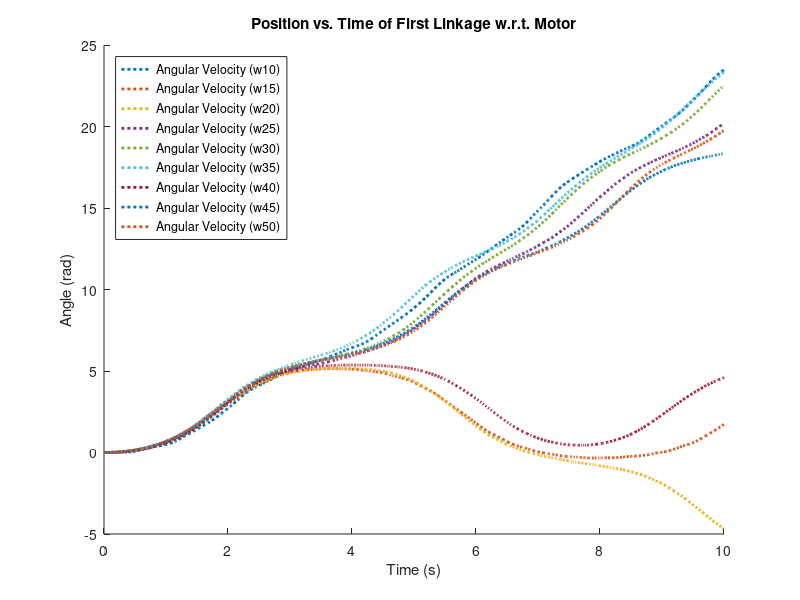

This figure's MATLAB source:
clc
clf

%function to derive position (alpha) wrt the center of the motor 
function dz = springfish(t, z, k, h, d, w, l0, M, I)
    %from hand calcs, theta is the angular velocity times time. . . with cw
    %it just moves the graph forward pi/2 radians
    theta = w * t;

    %defining first order state space, with angle being alpha and angular
    %velocity being alphadot
    alpha = z(1);
    alphadot = z(2);
    
    %just defining a lot of the numerators and denominators from my
    %hand-calcs
    denom = sqrt((h - d * sin(theta))^2 + (-d +d * cos(theta))^2);
    num = -k * (abs(h - d * sin(theta)) + abs(-d + d * cos(theta)) - l0);

    num1 = h - d * sin(theta);
    num2 = d +d * cos(theta);

    mult1 = d * (cos(theta) * cos(alpha) + sin(theta) * sin(alpha));
    mult2 = -d * (cos(theta) * sin(alpha) - sin(theta) * cos(alpha));
    
    %sets up second order state space (angular velocity, angular
    %acceleration)-written in terms of first order state space variables
    dz = [alphadot;
          (mult1 * num * num1 / denom + mult2 * num * num2 / denom) / I];
end

k = 100; %spring constant, can try different iterations in limit towards inf
h = 0.1; %height between the two linkages, rough order of magnitude of real-world
d = 0.2; %width of the first linkage
w = 10; %angular velocity in rad/s. Don't know if this is super accurate, provides good basis
l0 = h; %spring unstretched length, same as distance between the two. . .could try preloading, too (ie greater than or less than distance between)
M = 1; %moment wrt center of motor. . . need anecdotal data to inform this moment
I = 1; %moment of inertia wrt center of motor. . .need to gather this physically, too

hold on
for i=10:5:50
    w=i;
    f = @(t, z) springfish(t, z, k, h, d, w, l0, M, I);
    [t, z] = ode45(f, [0 10], [0; 0]);
    plot(t, z(:,1), 'LineStyle', ':', "LineWidth", 2, "DisplayName", sprintf("Angular Velocity (w%d)",w));
    xlabel("Time (s)");
    ylabel("Angle (rad)");
    titlestr = ("Position vs. Time of First Linkage w.r.t. Motor");
    title(titlestr);
    legend("location","northwest");

end
hold off
